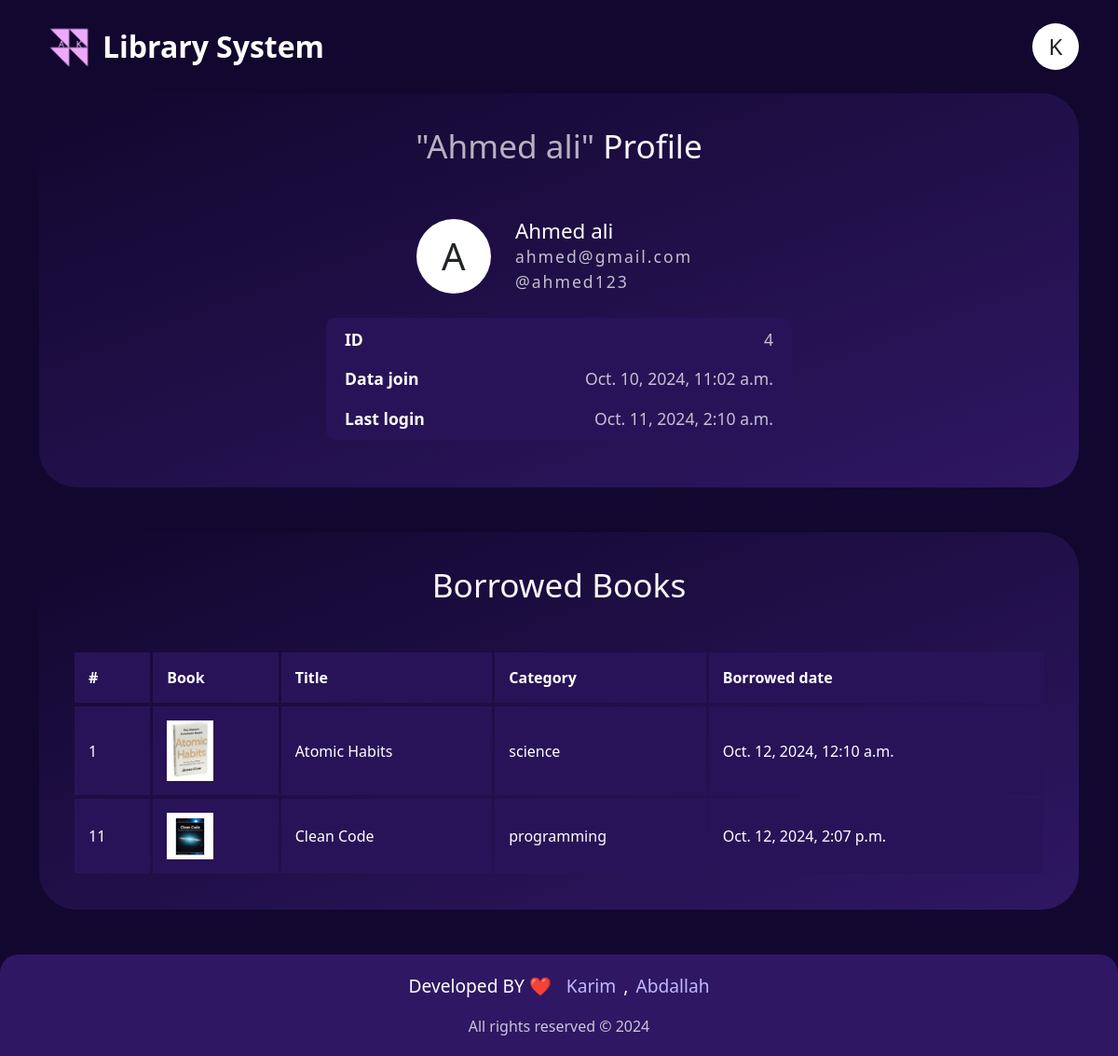
The app's page /profile/4 (signed in) with its own data.
### books/models.py (models this page shows, shortened)
class Borrow(models.Model):
    user = models.ForeignKey(User, related_name='borrowed_user', on_delete=models.CASCADE)
    book = models.ForeignKey(Book, related_name='book', on_delete=models.CASCADE)
    borrowed_dt = models.DateTimeField(auto_now_add=True)

class Book(models.Model):
    title = models.CharField(max_length=500)
    image = models.ImageField(upload_to='books', null=True)
    description = models.TextField()
    stock = models.IntegerField(default=0)
    author = models.ForeignKey(User, related_name='author', on_delete=models.CASCADE, null=True)
    category = models.ForeignKey(Category, related_name='category', on_delete=models.CASCADE)
    @property
    def image_url(self):
        return f'/media/{self.image}'

class Category(models.Model):
    title = models.CharField(max_length=200)
    def __str__(self):
        return self.title

### students/views.py (the view)
# urls.py: path('profile/<int:pk>', profile, name='profile'),
@login_required
def profile(request, pk):
    profile = get_object_or_404(User, pk=pk)
    books = profile.borrowed_user.all()
    if request.user.is_superuser or request.user.is_staff or request.user.username == profile.username:
        return render(request, 'students/profile.html', {'profile':profile, 'books':books})
    else:
        return redirect('main')

### templates/students/profile.html (shortened to what this page needs)
{% extends 'layout/base.html' %}
{% load static %}
{% block content %}
<div class="main-div mb-5 profile w-100 d-flex justify-content-center flex-column align-items-center">
    <h3 class="w-100 text-light text-center mb-5" style="font-size: 2.2em;">
        {% if request.user.username == profile.username %}
        My
        {% else %}
        <span style="color: #ffffffaf;">"{{profile.first_name}}"</span>
        {% endif %}
        Profile</h3>
    <div class="w-100 mb-3 d-flex justify-content-center align-items-center gap-3 flex-column">
        <div class="w-100 d-flex justify-content-center align-items-center gap-3">
            <div class="avatar" id="avatar-profile"  data-bs-toggle="dropdown" aria-expanded="false">
            </div>
            <div class="user-data">
                <div class="user-main-info">
                    <h4 class="p-0 m-0">{{profile.first_name}}</h4>
                    <p class="p-0 m-0">{{profile.email}}</p>
                    <p class="p-0 m-0">@{{profile.username}}</p>
                </div>
            </div>
        </div>
        <div class="info d-flex justify-content-center align-items-center gap-3 flex-column">
            <div class="info-item d-flex gap-2">
                <span class="title">ID </span>
                <span class="value">{{profile.id}}</span>
            </div>
            <div class="info-item d-flex gap-2">
                <span class="title">Data join </span>
                <span class="value">{{profile.date_joined}}</span>
            </div>
            <div class="info-item d-flex gap-2">
                <span class="title">Last login </span>
                <span class="value">{{profile.last_login}}</span>
            </div>
        </div>
    </div>
</div>
<div class="main-div mb-5 books w-100 d-flex justify-content-center flex-column align-items-center">
    <h3 class="w-100 text-light text-center mb-5" style="font-size: 2.2em;">Borrowed Books</h3>
    {% if books.count == 0 %}
    <p class="w-100 text-center text-danger" style="font-size: 1.3em;">Not found any borrowed books :)</p>
    {% else %}
    <div class="w-100 d-flex justify-content-center p-0 align-items-center overflow-hidden">
        <table class="table1 w-100">
            <thead>
                <tr>
                    <th>#</th>
                    <th>Book</th>
                    <th>Title</th>
                    <th>Category</th>
                    <th>Borrowed date</th>
                </tr>
            </thead>
            <tbody>
                {% for book in books %}
                <tr>
                    <td>{{book.book.id}}</td>
                    <td><img width="50px" src="{{book.book.image_url}}" alt="img"></td>
                    <td>{{book.book.title}}</td>
                    <td>{{book.book.category}}</td>
                    <td>{{book.borrowed_dt}}</td>
                </tr>
                {% endfor %}
            </tbody>
        </table>
    </div>
    {% endif %}
</div>
{% endblock content %}

### base/static/css/main.css (style rules this page uses)
:root { --dark-1:#12072E; --dark-2:#2F1763; }
* { padding: 0; margin: 0; box-sizing: border-box; scroll-behavior: smooth; }
body { font-size: 14px; background-color: var(--dark-1) !important; }
.avatar { width: 50px; height: 50px; background-color: transparent; border-radius: 100%; cursor: pointer; position: relative; overflow: hidden; }
.avatar::before { content: attr(data-user); position: absolute; top: 0; left: 0; width: 100%; height: 100%; background-color: #fff; display: flex; justify-content: center; align-items: center; font-size: 1.5em; font-weight: 500; }
.main-sec, .main-div { background: linear-gradient(160deg, var(--dark-1), var(--dark-2)); border-radius: 40px; padding: 35px; }
.table1 { border-collapse: separate; border-spacing: 3px 0.3em; color: #fff; }
.table1 td, .table1 th { background-color: #291358; padding: 15px; }
.profile .avatar { width: 80px; height: 80px; }
.profile .avatar::before { font-size: 2.5em; }
.profile .user-data { padding: 10px; color: #fff; border-radius: 10px; }
.profile .user-main-info h4 { font-size: 1.4em; }
.profile .user-main-info p { font-size: 1.1em; letter-spacing: 2px; color: #ffffffba; }
.profile .info { padding: 10px 20px; background-color: #291358; border-radius: 10px; color: #fff; width: 500px; }
.profile .info .title { font-size: 1.1em; font-weight: bold; }
.profile .info .value { font-size: 1.1em; color: #ffffffbb; }
.profile .info .info-item { display: flex; justify-content: space-between; width: 100%; }

### records on screen
Borrow: book.id "1", book.image_url (picture), book "Atomic Habits", book.category "science", borrowed_dt "Oct. 12, 2024, 12:10 a.m."
Borrow: book.id "11", book.image_url (picture), book "Clean Code", book.category "programming", borrowed_dt "Oct. 12, 2024, 2:07 p.m."

### other values on screen
{{ profile.first_name }} "Ahmed ali"
{{ profile.email }} "ahmed@gmail.com"
{{ profile.username }} "ahmed123"
{{ profile.id }} "4"
{{ profile.date_joined }} "Oct. 10, 2024, 11:02 a.m."
{{ profile.last_login }} "Oct. 11, 2024, 2:10 a.m."
